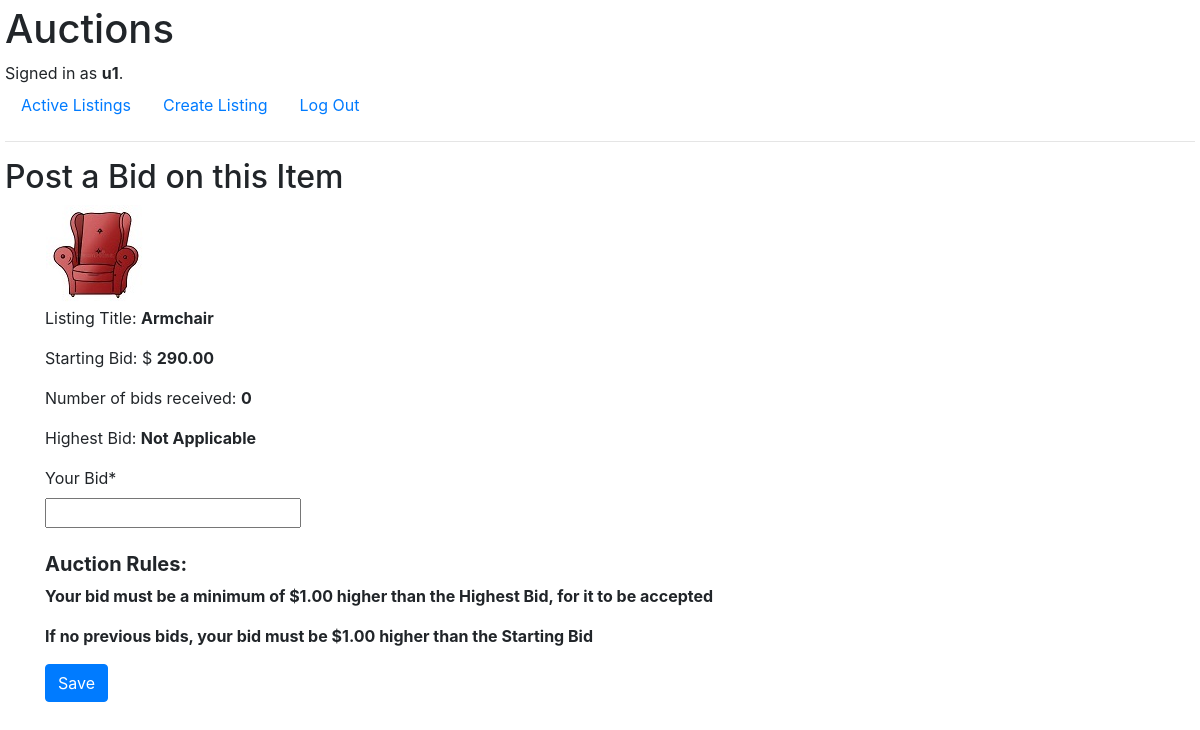
/bid/1/ (signed in), run on the app's committed database.
### auctions/models.py (models this page shows, shortened)
class User(AbstractUser):
    pass

class Listing(models.Model):
    title = models.CharField(max_length=32)
    description = models.CharField(max_length=256)
    starting_bid = models.DecimalField(max_digits=7, decimal_places=2)
    category = models.CharField(max_length=32)
    date_listed = models.DateField(auto_now_add=True)
    active = models.BooleanField(default=True)
    user_id = models.ForeignKey(User, on_delete=models.CASCADE, related_name="sellers")
    image = models.URLField(max_length=256, blank=True)
    bid_count = models.IntegerField(default=0)
    max_bid = models.DecimalField(max_digits=7, decimal_places=2, default=0.00)

### auctions/views.py (the view, shortened to what this page needs)
# urls.py: path('bid/<pk>/', views.BidCreateView.as_view(), name="bid"),
class BidCreateView(LoginRequiredMixin, CreateView):
    model = Bid
    form_class = BidForm
    success_url = reverse_lazy('index')
    login_url = 'login'
    '''
    Unauthenticated users will be automatically directed to the 'login' page
    '''
    def get_initial(self):
        return {'title_id': self.kwargs['pk'],
                'user_id': self.request.user.id, }
    def get_context_data(self, **kwargs):
        context = super(BidCreateView, self).get_context_data(**kwargs)
        context['listing_details'] = util.get_listing_details(self.kwargs['pk'])
        context['bid_details'] = util.get_bid_details(self.kwargs['pk'])
        return context

### auctions/forms.py (shortened to what this page needs)
class BidForm(ModelForm):
    class Meta:
        model = Bid
        fields = ['title_id', 'bid_amount']
        labels = {
            "bid_amount": "Your Bid",
        }
        widgets = {
            'title_id': forms.HiddenInput(),
            'bid_amount': forms.NumberInput(),
        }

### auctions/util.py (called while the page is built)
def get_bid_details(id):
    filtered_bids = Bid.objects.filter(title_id=id).exclude(active=False)
    bid_count = filtered_bids.count()
    max_bid = filtered_bids.aggregate(Max('bid_amount'))['bid_amount__max']
    bid_details = {"bid_count": bid_count,
                   "max_bid": max_bid,
                   }
    return bid_details

def get_listing_details(id):
    title = Listing.objects.get(pk=id).title
    starting_bid = Listing.objects.get(pk=id).starting_bid
    image = Listing.objects.get(pk=id).image
    listing_details = {"title": title,
                       "starting_bid": starting_bid,
                       "image": image,
                   }
    return listing_details

### auctions/templates/auctions/bid_form.html (shortened to what this page needs)
{% extends "auctions/layout.html" %}
{% load crispy_forms_tags %}
{% load crispy_forms_filters %}
{% block body %}
    <h2>Post a Bid on this Item</h2>
    <div class="container">
        <div class="images">
            <img src="{{ listing_details.image }}" alt="image">
        </div>
        <p>Listing Title: <strong>{{ listing_details.title }}</strong></p>
        <p>Starting Bid: $ <strong>{{ listing_details.starting_bid }}</strong></p>
        <p>Number of bids received: <strong>{{ bid_details.bid_count }}</strong></p>
        {% if bid_details.max_bid == None %}
                <p>Highest Bid: <strong> Not Applicable </strong></p>
        {% else %}
            <p>Highest Bid: <strong>$ {{ bid_details.max_bid|floatformat:2 }}</strong></p>
        {% endif %}
        <form method="post">
            {{ form|crispy }}
            <br>
            <h5><strong>Auction Rules:</strong></h5>
            <strong>
                <p>Your bid must be a minimum of $1.00 higher than the Highest Bid, for it to be accepted</p>
                <p>If no previous bids, your bid must be $1.00 higher than the Starting Bid</p>
            </strong>
            <input type="submit" class="btn btn-primary" value="Save">
        </form>
    </div>
{% endblock %}

### auctions/templates/auctions/layout.html (shortened to what this page needs)
{% load static %}
<!DOCTYPE html>
<html lang="en">
    <head>
        <link rel="stylesheet" href="https://stackpath.bootstrapcdn.com/bootstrap/4.4.1/css/bootstrap.min.css">
        <link href="{% static 'auctions/styles.css' %}" rel="stylesheet">
    </head>
    <body>
        <h1>Auctions</h1>
        <div>
            {% if user.is_authenticated %}
                Signed in as <strong>{{ user.username }}</strong>.
            {% else %}
                Not signed in.
            {% endif %}
        </div>
        <ul class="nav">
            <li class="nav-item">
                <a class="nav-link" href="{% url 'index' %}">Active Listings</a>
            </li>
            {% if user.is_authenticated %}
                <li class="nav-item">
                    <a class="nav-link" href="{% url 'create' %}">Create Listing</a>
                </li>
                <li class="nav-item">
                    <a class="nav-link" href="{% url 'logout' %}">Log Out</a>
                </li>
            {% endif %}
        </ul>
        <hr>
        {% block body %}
        {% endblock %}
    </body>
</html>

### auctions/static/auctions/styles.css (style rules this page uses)
body { padding: 5px; }
.images { display: flex; flex-wrap: wrap; }
.images img { padding: 1px; size: 50px; border: 1px; }

### data on the page
User: username "u1"
Listing: image (picture), title "Armchair", starting_bid "290.00"

### other printed values
{{ bid_details.bid_count }} "0"
